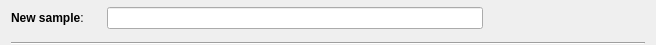
<?xml version="1.0" encoding="UTF-8"?>
<ui version="4.0">
 <class>Form</class>
 <widget class="QWidget" name="Form">
  <property name="geometry">
   <rect>
    <x>0</x>
    <y>0</y>
    <width>656</width>
    <height>45</height>
   </rect>
  </property>
  <property name="windowTitle">
   <string>Form</string>
  </property>
  <layout class="QVBoxLayout" name="verticalLayout">
   <property name="topMargin">
    <number>0</number>
   </property>
   <property name="bottomMargin">
    <number>0</number>
   </property>
   <item>
    <layout class="QHBoxLayout" name="horizontalLayout">
     <item>
      <widget class="QLabel" name="label">
       <property name="minimumSize">
        <size>
         <width>90</width>
         <height>0</height>
        </size>
       </property>
       <property name="text">
        <string>&lt;b&gt;New sample&lt;/b&gt;:</string>
       </property>
      </widget>
     </item>
     <item alignment="Qt::AlignVCenter">
      <widget class="QLineEdit" name="samplename"/>
     </item>
     <item>
      <widget class="QWidget" name="buttons" native="true">
       <property name="minimumSize">
        <size>
         <width>156</width>
         <height>34</height>
        </size>
       </property>
      </widget>
     </item>
    </layout>
   </item>
   <item>
    <widget class="Line" name="line">
     <property name="orientation">
      <enum>Qt::Horizontal</enum>
     </property>
    </widget>
   </item>
  </layout>
 </widget>
 <resources>
  <include location="../../../../resources/nicos-gui.qrc"/>
 </resources>
 <connections/>
</ui>
